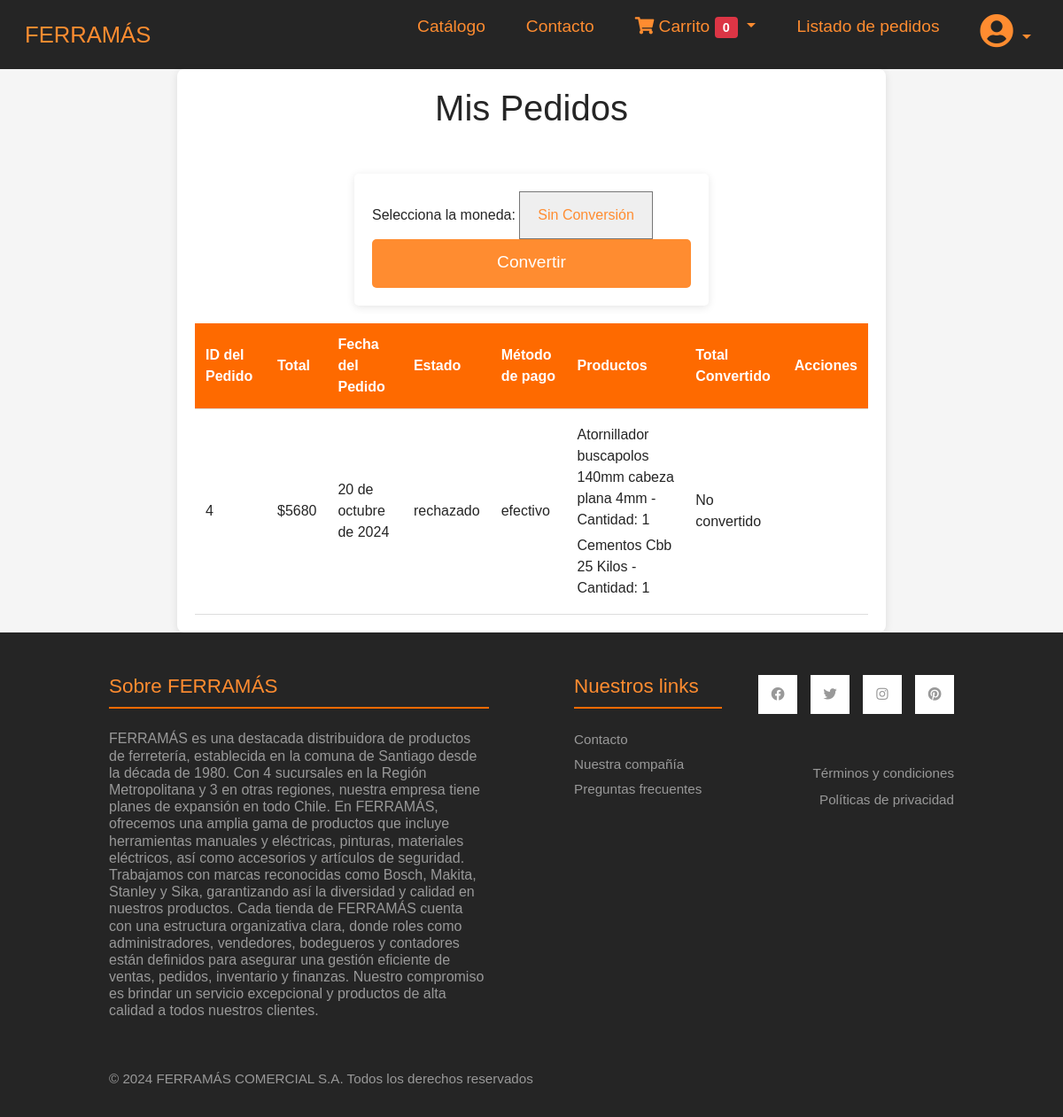
Screenshot of /mis_pedidos/ (signed in) with the database file from the repository.
### app/models.py (models this page shows, shortened)
class Pedidos(models.Model):
    ESTADO_CHOICES = [
            ('pendiente', 'Pendiente'),
            ('aceptado', 'Aceptado'),
            ('rechazado', 'Rechazado'),
        ]
    fecha_pedido = models.DateField(auto_now_add=True)
    cliente = models.ForeignKey(settings.AUTH_USER_MODEL, on_delete=models.CASCADE)
    total = models.IntegerField()
    tipo_pago = models.CharField(max_length=50)
    estado = models.CharField(max_length=10, choices=ESTADO_CHOICES, default='pendiente')
    def productos(self):
        return self.productopedido_set.all()

class ProductoPedido(models.Model):
    pedido = models.ForeignKey(Pedidos, on_delete=models.CASCADE)
    producto = models.ForeignKey(Producto, on_delete=models.CASCADE)
    cantidad = models.IntegerField()
    total = models.IntegerField()
    fecha = models.DateField(default=timezone.now)

class Producto(models.Model):
    cod_producto = models.CharField(max_length=50)
    marca = models.CharField(max_length=50)
    nombre = models.CharField(max_length=50)
    precio = models.IntegerField()
    categoria = models.ForeignKey(Categoria, on_delete=models.PROTECT)
    fecha = models.DateField()
    img = models.ImageField(upload_to='productos', null=True)

### app/views.py (the view)
# urls.py: path('mis_pedidos/', mis_pedidos, name='mis_pedidos'),
def mis_pedidos(request):
    pedidos = Pedidos.objects.filter(cliente=request.user)
    siete = bcchapi.Siete(file="credenciales.txt")
    fecha_actual = '2024-10-29'
    series_monedas = {
        "dolar": "F073.TCO.PRE.Z.D",
        "euro": "F072.CLP.EUR.N.O.D",
        "libra": "F072.CLP.GBP.N.O.D",
        "yen": "F072.CLP.JPY.N.O.D"
    }
    valores_monedas = {}
    for moneda, serie in series_monedas.items():
        try:
            retcuadro = siete.cuadro(series=[serie], nombres=[moneda], desde=fecha_actual, hasta=fecha_actual)
            valor_moneda = retcuadro.iloc[0, 0]
            if valor_moneda is None or valor_moneda <= 0:
                raise ValueError(f"El valor de {moneda} no es válido.")
            valores_monedas[moneda] = valor_moneda
        except Exception as e:
            print(f"Error al obtener el valor de {moneda}: {e}")
            valores_monedas[moneda] = 1
    moneda_seleccionada = request.POST.get('moneda', 'none')
    total_convertido_global = {}
    if moneda_seleccionada != "none" and moneda_seleccionada in valores_monedas:
        for pedido in pedidos:
            pedido.total_convertido = pedido.total / valores_monedas[moneda_seleccionada]
            pedido.moneda_seleccionada = moneda_seleccionada
            total_convertido_global[pedido.id] = pedido.total_convertido
    else:
        for pedido in pedidos:
            pedido.total_convertido = None
            pedido.moneda_seleccionada = None
    request.session['total_convertido'] = total_convertido_global
    return render(request, 'app/mis_pedidos.html', {
        'pedidos': pedidos,
        'valores_monedas': valores_monedas,
        'moneda_seleccionada': moneda_seleccionada,
    })

### app/context_processor.py (called while the page is built)
def total_carrito(request):
    carrito = request.session.get('carrito', {})
    total = sum(float(item['acumulado']) * item['cantidad'] for item in carrito.values() if 'acumulado' in item)
    return {'total_carrito': total}

### app/templates/app/mis_pedidos.html (shortened to what this page needs)
{% include "app/base/header.html" %}
<main>
    <div class="container">
        <h1>Mis Pedidos</h1>
        <form method="post" class="mb-3">
            <label for="moneda">Selecciona la moneda:</label>
            <select name="moneda" id="moneda">
                <option value="none" {% if moneda_seleccionada == "none" %}selected{% endif %}>Sin Conversión</option>
            </select>
            <button type="submit" class="btn btn-primary">Convertir</button>
        </form>
        <table class="pedido-table">
            <thead>
                <tr>
                    <th>ID del Pedido</th>
                    <th>Total</th>
                    <th>Fecha del Pedido</th>
                    <th>Estado</th>
                    <th>Método de pago</th>
                    <th>Productos</th>
                    <th>Total Convertido</th>
                    <th>Acciones</th>
                </tr>
            </thead>
            <tbody>
                {% for pedido in pedidos %}
                    <tr>
                        <td>{{ pedido.id }}</td>
                        <td>${{ pedido.total }}</td>
                        <td>{{ pedido.fecha_pedido }}</td>
                        <td>{{ pedido.estado }}</td>
                        <td>{{ pedido.tipo_pago }}</td>
                        <td>
                            <ul>
                                {% for producto in pedido.productos %}
                                    <li>{{ producto.producto.nombre }} - Cantidad: {{ producto.cantidad }}</li>
                                {% endfor %}
                            </ul>
                        </td>
                        <td>
                            {% if pedido.total_convertido %}
                                {{ pedido.total_convertido|floatformat:2 }}
                                {% if pedido.moneda_seleccionada == 'dolar' %} $
                                {% elif pedido.moneda_seleccionada == 'euro' %} €
                                {% elif pedido.moneda_seleccionada == 'libra' %} £
                                {% elif pedido.moneda_seleccionada == 'yen' %} ¥
                                {% endif %}
                            {% else %}
                                No convertido
                            {% endif %}
                        </td>
                        <td>
                        </td>
                    </tr>
                {% empty %}
                    <tr>
                        <td colspan="9">No tienes pedidos aún.</td>
                    </tr>
                {% endfor %}
            </tbody>
        </table>
    </div>
</main>
{% include "app/base/footer.html" %}

### app/static/css/style.css (style rules this page uses)
body { background-color: #F5F5F5; display: flex; flex-direction: column; color: #252525; font-family: Arial, sans-serif; }
.btn-primary { background-color: #FE6A00 !important; border: none !important; }
.btn { border-radius: 0; }
.btn-primary { background-color: #FF8C30 !important; border: 0 !important; border-radius: 5px !important; padding: 12px 50px 14px !important; font-size: 1.2rem !important; }
select:not([multiple]) { -webkit-appearance: none; -moz-appearance: none; background-position: right 15px center; background-repeat: no-repeat; background-image: url(../img/select-arrow.png); padding: 14px 20px; padding-right: 20px; color: #666; }
.form-control, input:-internal-autofill-selected, select:not([multiple]) { color: #FF8C30 !important; }
html, body { height: 100%; margin: 0; }
main { flex: 1; }
.container { max-width: 800px; margin: 0 auto; padding: 20px; background-color: #FFFFFF; border-radius: 8px; box-shadow: 0 2px 10px rgba(0, 0, 0, 0.1); }
h1 { text-align: center; color: #252525; }
.pedido-table { width: 100%; border-collapse: collapse; margin-top: 20px; }
.pedido-table th, .pedido-table td { padding: 12px; text-align: left; border-bottom: 1px solid #ddd; }
.pedido-table th { background-color: #FE6A00; color: white; }
.pedido-table ul { list-style-type: none; padding: 0; margin: 0; }
.pedido-table li { margin: 5px 0; }
h1, h2, h3, h5, p { color: #252525; }
.btn-primary { background-color: #FE6A00; color: #FFFFFF; border: none; }

### app/static/css/login.css (style rules this page uses)
body { background-color: #F5F5F5; }
form { background-color: #FFFFFF; border-radius: 5px; padding: 20px; box-shadow: 0 2px 10px rgba(0, 0, 0, 0.1); max-width: 400px; margin: 50px auto; }
button { width: 100%; padding: 10px; background-color: #FE6A00; color: white; border: none; border-radius: 5px; cursor: pointer; }

### rows the page displays
Pedidos: id "4", total "5680", fecha_pedido "20 de octubre de 2024", estado "rechazado", tipo_pago "efectivo", shows "No convertido"
ProductoPedido: producto.nombre "Atornillador buscapolos 140mm cabeza plana 4mm", cantidad "1"
ProductoPedido: producto.nombre "Cementos Cbb 25 Kilos", cantidad "1"

### other values shown
{{ request.session.carrito|length }} "0"
